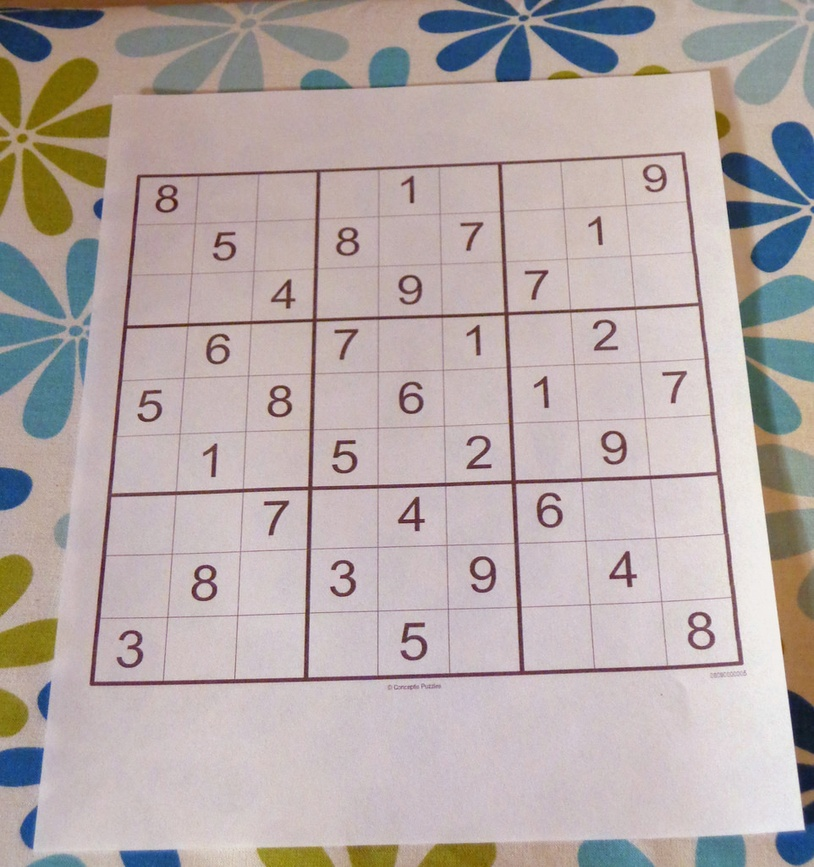
#> input picture Sudoku/examples/sudoku_puzzle.jpg, 814 x 867 px, shrunk from 962 x 1024 before the run, found by its file name
$ python multi_img_view.py
#> lines starting #> are read from the running program, lines starting #| are printed output that depends on the picture
import typing
import matplotlib
from matplotlib import figure
from matplotlib import pyplot as plt


def multi_img_view(images: list, subtitles: list,
                   row_cnt: int, col_cnt: int,
                   title: str = "MULTI-IMG VIEW",
                   fig_size: typing.Tuple[int, int] = None,
                   close_all: bool = True) \
        -> matplotlib.figure.Figure:
    """
    Combine and Show Several Images Together
    :param images:          list of images
    :param subtitles:       list of the subtitles of the images
    :param row_cnt:         number of rows
    :param col_cnt:         number of columns
    :param title:           title of the combine image
    :param fig_size:        size of the figure, (width, height)
    :param close_all:       whether to close all figures during initialization
    :return:                plt, fig
    """
    if close_all:
        plt.close("all")
    if len(images) != len(subtitles):
        raise RuntimeError("[Error] Images Count and Subtitles Count Mismatch:"
                           "Images = %d, Subtitles = %d" % (len(images), len(subtitles)))
    if len(images) > row_cnt * col_cnt:
        raise RuntimeError("[Error] Images Count Overflow:"
                           "Got Max row*col=%d*%d, Assigned %d" % (row_cnt, col_cnt, len(images)))

    if fig_size is not None:
        fig, _ax = plt.subplots(nrows=row_cnt, ncols=col_cnt, figsize=fig_size)
    else:
        fig, _ax = plt.subplots(nrows=row_cnt, ncols=col_cnt)
    ax = _ax.flatten()

    # Subplot Styles: remove spines, x/y-ticks
    for _subplot_ax in ax:
        _subplot_ax.spines['top'].set_visible(False)
        _subplot_ax.spines['right'].set_visible(False)
        _subplot_ax.spines['bottom'].set_visible(False)
        _subplot_ax.spines['left'].set_visible(False)
        _subplot_ax.set_xticks([])
        _subplot_ax.set_yticks([])

    # Show Images & Subtitles
    for _img_idx, (_img, _img_title) in enumerate(zip(images, subtitles)):
        ax[_img_idx].imshow(_img)
        ax[_img_idx].set_title(_img_title)
        ax[_img_idx].set_xticks([])
        ax[_img_idx].set_yticks([])

    fig.suptitle(title)
    # fig.tight_layout()

    return fig


if "__main__" == __name__:
    import cv2

    img = cv2.imread("../imgs/sudoku_puzzle.jpg")
#> img is the input picture: shape (867, 814, 3); mean B, G, R 167.9, 169.5, 180.9

    comb_view_fig = multi_img_view(
        images=[img for _ in range(5)], subtitles=["test" for _ in range(5)],
        row_cnt=2, col_cnt=3, title="123", fig_size=None, close_all=True)
#> the loop in multi_img_view, `for _img_idx, (_img, _img_title) in enumerate(zip(images, subtitles)):` made 5 passes
    comb_view_fig.tight_layout()
    plt.show()
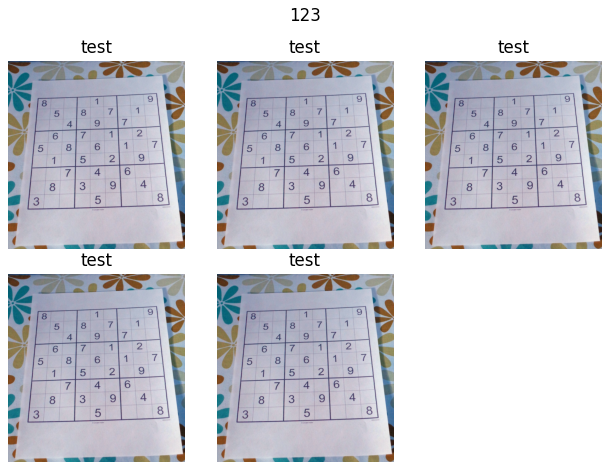
#> figure drawn by matplotlib, 5 panels; B, G, R data is drawn as R, G, B

    comb_view_fig = multi_img_view(
        images=[img for _ in range(5)], subtitles=["test" for _ in range(5)],
        row_cnt=2, col_cnt=3, title="123", fig_size=None)
#> the loop in multi_img_view (call 2), `for _img_idx, (_img, _img_title) in enumerate(zip(images, subtitles)):` made 5 passes

    plt.show()
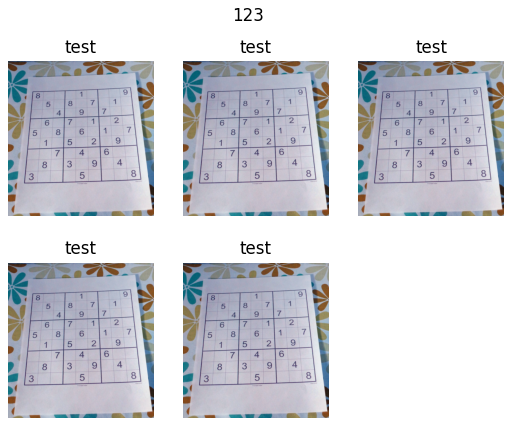
#> figure drawn by matplotlib, 5 panels; B, G, R data is drawn as R, G, B
